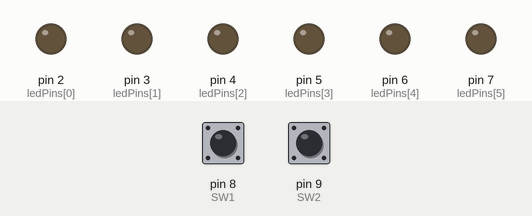
Simulated run of this sketch. Board: Arduino Uno, built with avr-gcc and run on an emulated ATmega328P. Shown: output pins drawn as LEDs (lit = HIGH). Dashed ring = blinking. The test bench sets the inputs (shaded band); at power-on: pin 8 (SW1) LOW, pin 9 (SW2) LOW.

Above: at 1.2 s.
1.3 s: pin 8 (SW1) pulled HIGH for 0.15 s
At 2.55 s:
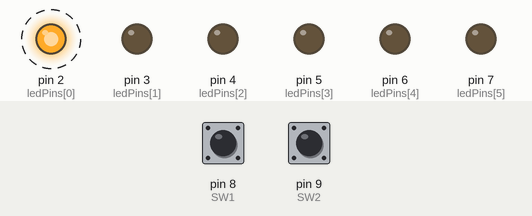
4.3 s: pin 9 (SW2) pulled HIGH for 3.2 s
At 4.55 s:
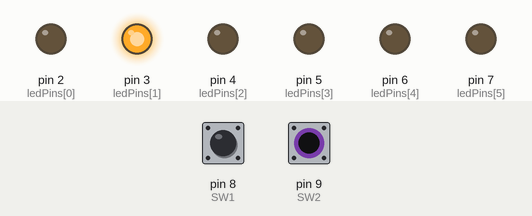
9.0 s: pin 9 (SW2) pulled HIGH for 1 s
At 9.55 s:
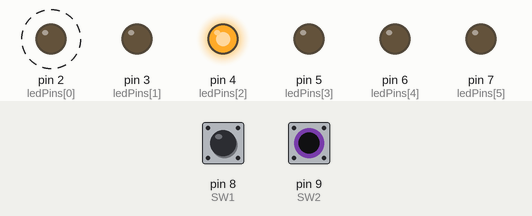
12.0 s: pin 8 (SW1) pulled HIGH for 3.2 s
At 12.35 s:
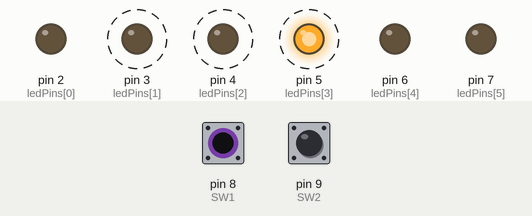
Timing chart, 0 to 17.4 s (numbered marks = the images above; inputs shaded):
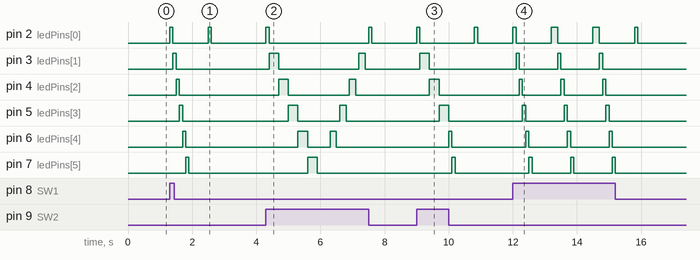

The sketch:

Tugas_Unit1.ino
```cpp
int timer = 100;
int ledPins[] = {2, 3, 4, 5, 6, 7};
int pinCount = 6;
int SW1 = 8;
int SW2 = 9;

void setup() {
  for (int thisPin = 0; thisPin < pinCount; thisPin++) {
    pinMode(ledPins[thisPin], OUTPUT);
  }
  pinMode(SW1, INPUT);
  pinMode(SW2, INPUT);
}

void loop() {
  if (digitalRead(SW1) == HIGH || digitalRead(SW2) == HIGH) {
    for (int thisPin = 0; thisPin < pinCount; thisPin++) {
      digitalWrite(ledPins[thisPin], HIGH);
      delay(timer);
      digitalWrite(ledPins[thisPin], LOW);
      if (thisPin < pinCount - 1) {
        digitalWrite(ledPins[thisPin + 1], HIGH);
      }
      if (digitalRead(SW2) == HIGH) {
        delay(timer * 2); // Menambahkan delay jika SW2 ditekan untuk mengubah kecepatan gerakan LED
      }
    }
    delay(timer);

    for (int thisPin = pinCount - 1; thisPin > 0; thisPin--) {
      digitalWrite(ledPins[thisPin], LOW);
      delay(timer);
      digitalWrite(ledPins[thisPin - 1], HIGH);
      if (digitalRead(SW2) == HIGH) {
        delay(timer * 2); // Menambahkan delay jika SW2 ditekan untuk mengubah kecepatan gerakan LED
      }
    }
    delay(timer);
  } else {
    for (int i = 0; i < pinCount; i++) {
      digitalWrite(ledPins[i], LOW); // Matikan semua LED saat tombol tidak ditekan
    }
  }
}
```

Measured:
- after the input at 1.3 s, pin 2 (ledPins[0]): alternates HIGH for 0.10 s and LOW for 1.1 s, starting at once; pin 3 (ledPins[1]): LOW → HIGH after 0.10 s, → LOW 0.10 s later
- after the input at 4.3 s, pin 2 (ledPins[0]): alternates HIGH for 0.10 s and LOW for 3.1 s, starting at once; pin 3 (ledPins[1]): LOW → HIGH after 0.10 s, → LOW 0.30 s later, → HIGH 2.5 s later, → LOW 0.20 s later
- after the input at 9.0 s, pin 2 (ledPins[0]): alternates HIGH for 0.10 s and LOW for 1.7 s, starting at once; pin 3 (ledPins[1]): LOW → HIGH after 0.10 s, → LOW 0.30 s later
- after the input at 12.0 s, pin 2 (ledPins[0]): LOW → HIGH at once, then repeats every 1.3 s: LOW 1.1 s, HIGH 0.20 s; pin 3 (ledPins[1]): alternates HIGH for 0.10 s and LOW for 1.2 s, 6 changes in all, then stays LOW, starting after 0.10 s
